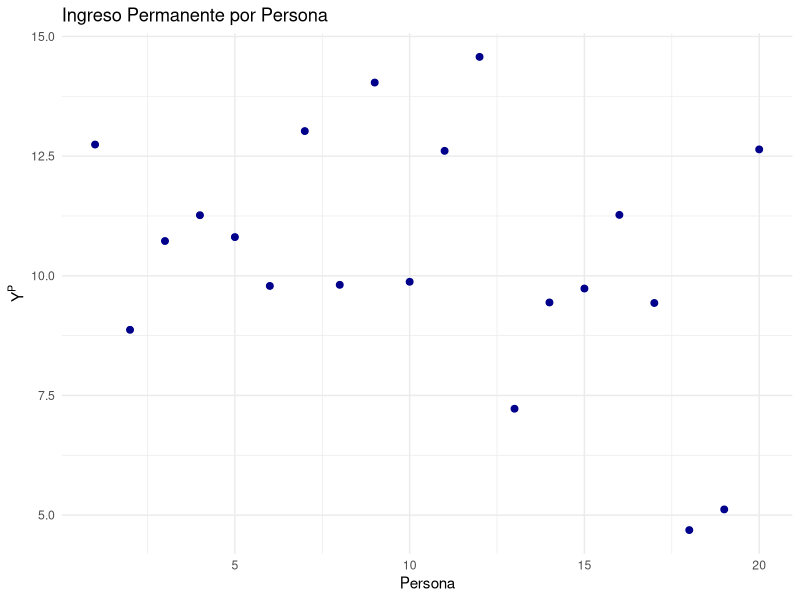
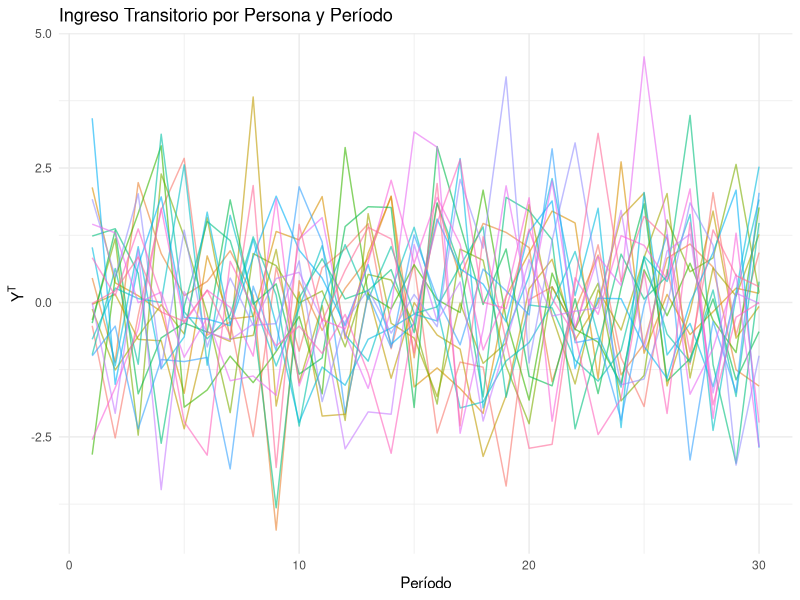
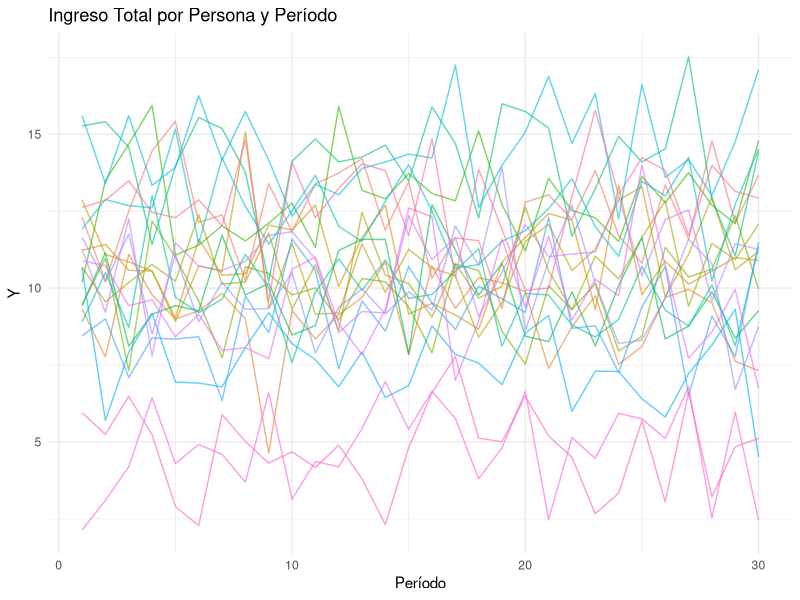
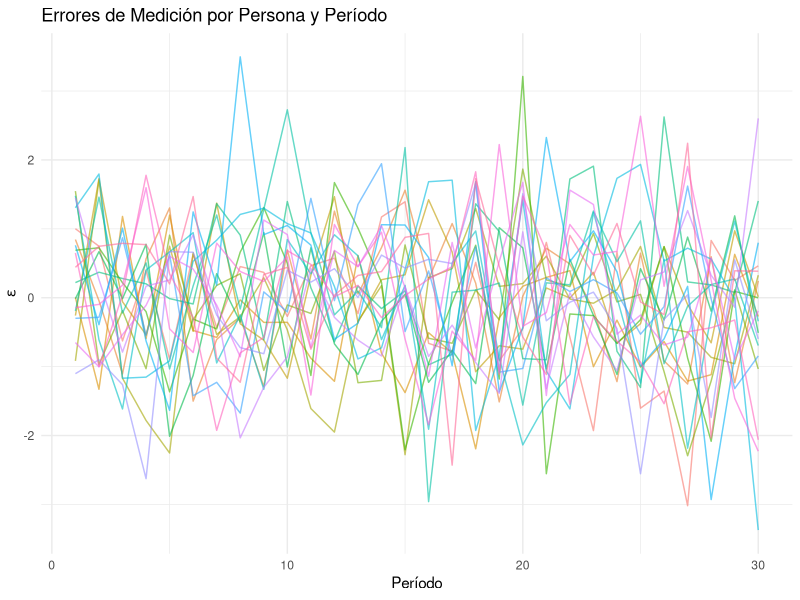
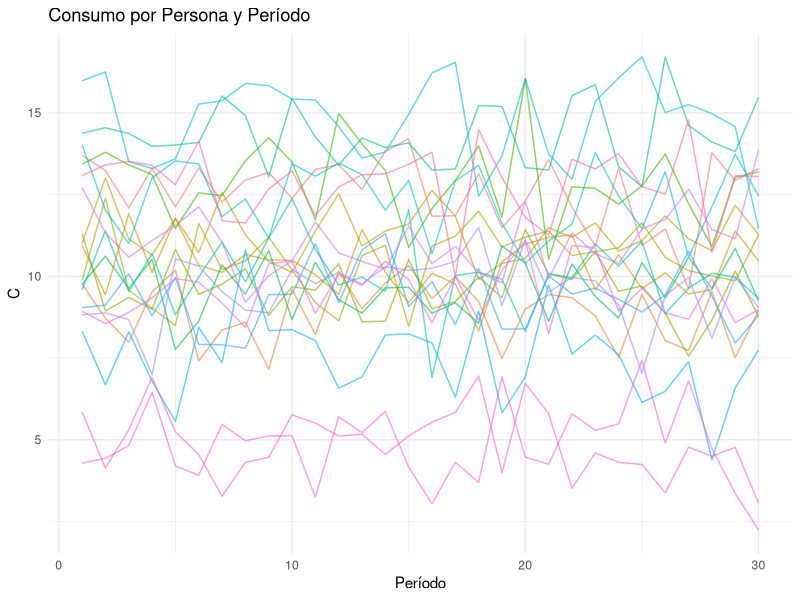
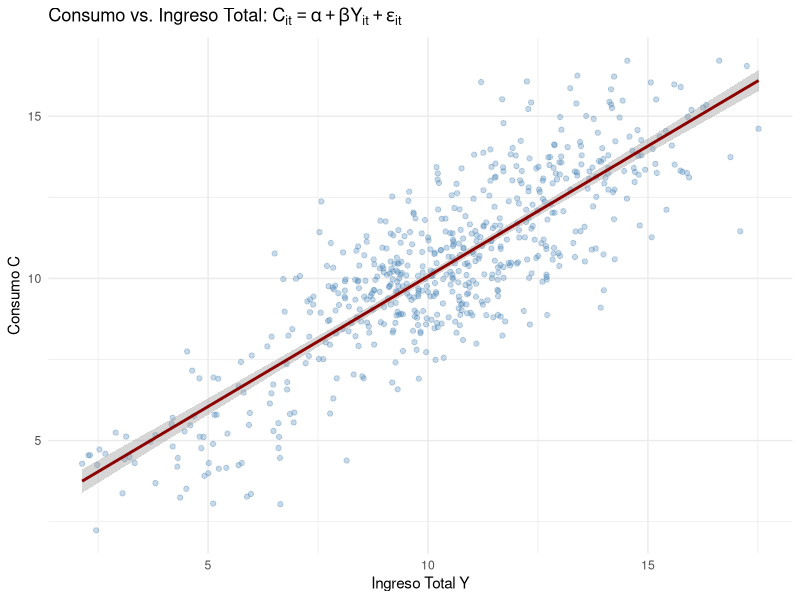
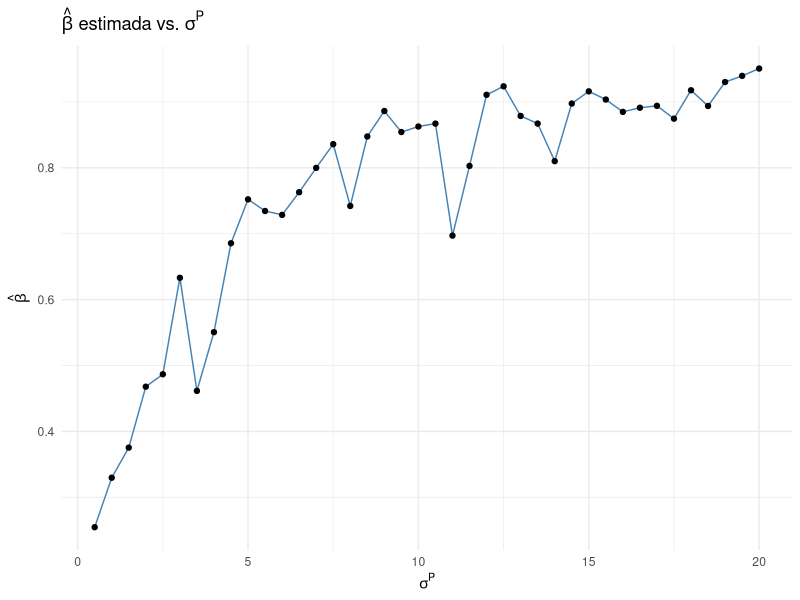
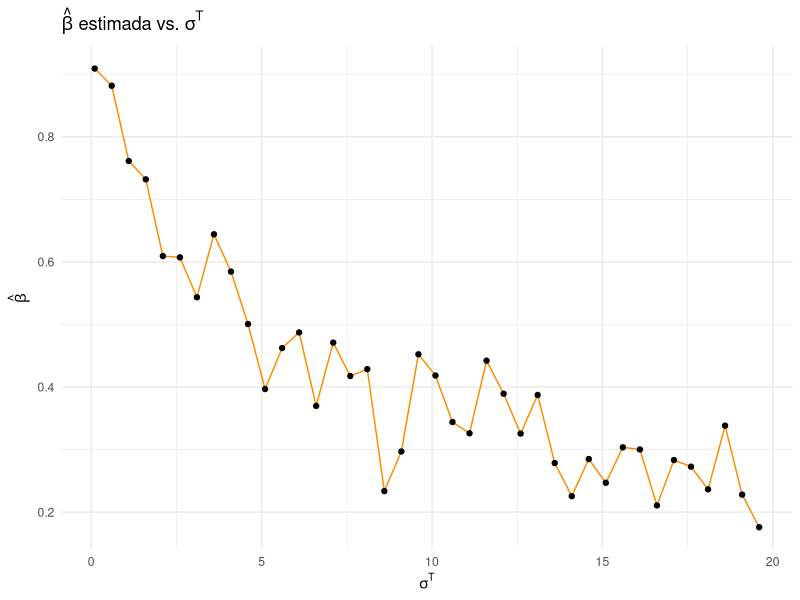

Reproduce these figures in R, in order.
## ---- chunk 1
knitr::opts_chunk$set(
  echo    = TRUE,
  warning = FALSE,
  message = FALSE,
  fig.align = "center",
  fig.pos  = "H"
)

# Common libraries — add more as needed
library(tidyverse)
library(ggplot2)
## ---- chunk 2
# Parámetros globales — ajuste según sus supuestos
set.seed(42)

n_personas  <- 20    # número de individuos
n_periodos  <- 30    # observaciones por individuo
mu_Y_P      <- 10    # media del ingreso permanente
sigma_P     <- 4     # varianza σ^P  (ajuste para el inciso g)
sigma_T     <- 2     # varianza σ^T  (ajuste para el inciso h)
sigma_eps   <- 1     # varianza σ^ε  (ajuste para el inciso i)
## ---- chunk 3
# --- Ingreso permanente ---
Y_P <- rnorm(n_personas, mean = mu_Y_P, sd = sqrt(sigma_P))

# Matriz: cada columna = una persona, cada fila = período
Y_P_mat <- matrix(rep(Y_P, each = n_periodos),
                  nrow = n_periodos, ncol = n_personas)

# Data frame largo para graficar
df_YP <- data.frame(
  persona = rep(1:n_personas, each = n_periodos),
  periodo = rep(1:n_periodos, times = n_personas),
  Y_P     = as.vector(Y_P_mat)
)

ggplot(df_YP, aes(x = persona, y = Y_P, group = persona)) +
  geom_point(alpha = 0.3, color = "steelblue") +
  geom_point(data = data.frame(persona = 1:n_personas, Y_P = Y_P),
             color = "darkblue", size = 2) +
  labs(title = "Ingreso Permanente por Persona",
       x = "Persona", y = expression(Y^P)) +
  theme_minimal()
## ---- chunk 4
# --- Ingreso transitorio ---
Y_T_mat <- matrix(rnorm(n_personas * n_periodos, mean = 0, sd = sqrt(sigma_T)),
                  nrow = n_periodos, ncol = n_personas)

df_YT <- data.frame(
  persona = rep(1:n_personas, each = n_periodos),
  periodo = rep(1:n_periodos, times = n_personas),
  Y_T     = as.vector(Y_T_mat)
)

ggplot(df_YT, aes(x = periodo, y = Y_T, color = factor(persona))) +
  geom_line(alpha = 0.6) +
  labs(title = "Ingreso Transitorio por Persona y Período",
       x = "Período", y = expression(Y^T), color = "Persona") +
  theme_minimal() +
  theme(legend.position = "none")
## ---- chunk 5
# --- Ingreso total ---
Y_mat <- Y_P_mat + Y_T_mat

df_Y <- data.frame(
  persona = rep(1:n_personas, each = n_periodos),
  periodo = rep(1:n_periodos, times = n_personas),
  Y       = as.vector(Y_mat)
)

ggplot(df_Y, aes(x = periodo, y = Y, color = factor(persona))) +
  geom_line(alpha = 0.6) +
  labs(title = "Ingreso Total por Persona y Período",
       x = "Período", y = expression(Y), color = "Persona") +
  theme_minimal() +
  theme(legend.position = "none")
## ---- chunk 6
# --- Errores de medición ---
eps_mat <- matrix(rnorm(n_personas * n_periodos, mean = 0, sd = sqrt(sigma_eps)),
                  nrow = n_periodos, ncol = n_personas)

df_eps <- data.frame(
  persona = rep(1:n_personas, each = n_periodos),
  periodo = rep(1:n_periodos, times = n_personas),
  eps     = as.vector(eps_mat)
)

ggplot(df_eps, aes(x = periodo, y = eps, color = factor(persona))) +
  geom_line(alpha = 0.6) +
  labs(title = "Errores de Medición por Persona y Período",
       x = "Período", y = expression(epsilon), color = "Persona") +
  theme_minimal() +
  theme(legend.position = "none")
## ---- chunk 7
# --- Consumo ---
C_mat <- Y_P_mat + 0.1 * Y_T_mat + eps_mat

df_C <- data.frame(
  persona = rep(1:n_personas, each = n_periodos),
  periodo = rep(1:n_periodos, times = n_personas),
  C       = as.vector(C_mat)
)

ggplot(df_C, aes(x = periodo, y = C, color = factor(persona))) +
  geom_line(alpha = 0.6) +
  labs(title = "Consumo por Persona y Período",
       x = "Período", y = expression(C), color = "Persona") +
  theme_minimal() +
  theme(legend.position = "none")
## ---- chunk 8
# --- Regresión ---
df_reg <- data.frame(C = as.vector(C_mat), Y = as.vector(Y_mat))
modelo  <- lm(C ~ Y, data = df_reg)
summary(modelo)

ggplot(df_reg, aes(x = Y, y = C)) +
  geom_point(alpha = 0.3, color = "steelblue") +
  geom_smooth(method = "lm", se = TRUE, color = "darkred") +
  labs(title = expression(paste("Consumo vs. Ingreso Total: ",
                                C[it] == alpha + beta*Y[it] + epsilon[it])),
       x = "Ingreso Total Y", y = "Consumo C") +
  theme_minimal()
## ---- chunk 9
sigma_P_vals <- seq(0.5, 20, by = 0.5)

beta_sigmaP <- sapply(sigma_P_vals, function(sp) {
  YP_   <- rnorm(n_personas, mean = mu_Y_P, sd = sqrt(sp))
  YPm   <- matrix(rep(YP_, each = n_periodos), nrow = n_periodos)
  YTm   <- matrix(rnorm(n_personas * n_periodos, 0, sqrt(sigma_T)), nrow = n_periodos)
  Em    <- matrix(rnorm(n_personas * n_periodos, 0, sqrt(sigma_eps)), nrow = n_periodos)
  Cm    <- YPm + 0.1 * YTm + Em
  Ym    <- YPm + YTm
  coef(lm(as.vector(Cm) ~ as.vector(Ym)))[2]
})

df_g <- data.frame(sigma_P = sigma_P_vals, beta_hat = beta_sigmaP)

ggplot(df_g, aes(x = sigma_P, y = beta_hat)) +
  geom_line(color = "steelblue") +
  geom_point() +
  labs(title = expression(paste(hat(beta), " estimada vs. ", sigma^P)),
       x = expression(sigma^P), y = expression(hat(beta))) +
  theme_minimal()
## ---- chunk 10
sigma_T_vals <- seq(0.1, 20, by = 0.5)

beta_sigmaT <- sapply(sigma_T_vals, function(st) {
  YPm <- matrix(rep(rnorm(n_personas, mu_Y_P, sqrt(sigma_P)), each = n_periodos),
                nrow = n_periodos)
  YTm <- matrix(rnorm(n_personas * n_periodos, 0, sqrt(st)), nrow = n_periodos)
  Em  <- matrix(rnorm(n_personas * n_periodos, 0, sqrt(sigma_eps)), nrow = n_periodos)
  Cm  <- YPm + 0.1 * YTm + Em
  Ym  <- YPm + YTm
  coef(lm(as.vector(Cm) ~ as.vector(Ym)))[2]
})

df_h <- data.frame(sigma_T = sigma_T_vals, beta_hat = beta_sigmaT)

ggplot(df_h, aes(x = sigma_T, y = beta_hat)) +
  geom_line(color = "darkorange") +
  geom_point() +
  labs(title = expression(paste(hat(beta), " estimada vs. ", sigma^T)),
       x = expression(sigma^T), y = expression(hat(beta))) +
  theme_minimal()
## ---- chunk 11
sigma_eps_vals <- seq(0.1, 20, by = 0.5)

beta_sigmaE <- sapply(sigma_eps_vals, function(se) {
  YPm <- matrix(rep(rnorm(n_personas, mu_Y_P, sqrt(sigma_P)), each = n_periodos),
                nrow = n_periodos)
  YTm <- matrix(rnorm(n_personas * n_periodos, 0, sqrt(sigma_T)), nrow = n_periodos)
  Em  <- matrix(rnorm(n_personas * n_periodos, 0, sqrt(se)), nrow = n_periodos)
  Cm  <- YPm + 0.1 * YTm + Em
  Ym  <- YPm + YTm
  coef(lm(as.vector(Cm) ~ as.vector(Ym)))[2]
})

df_i <- data.frame(sigma_eps = sigma_eps_vals, beta_hat = beta_sigmaE)

ggplot(df_i, aes(x = sigma_eps, y = beta_hat)) +
  geom_line(color = "darkgreen") +
  geom_point() +
  labs(title = expression(paste(hat(beta), " estimada vs. ", sigma^epsilon)),
       x = expression(sigma^epsilon), y = expression(hat(beta))) +
  theme_minimal()
